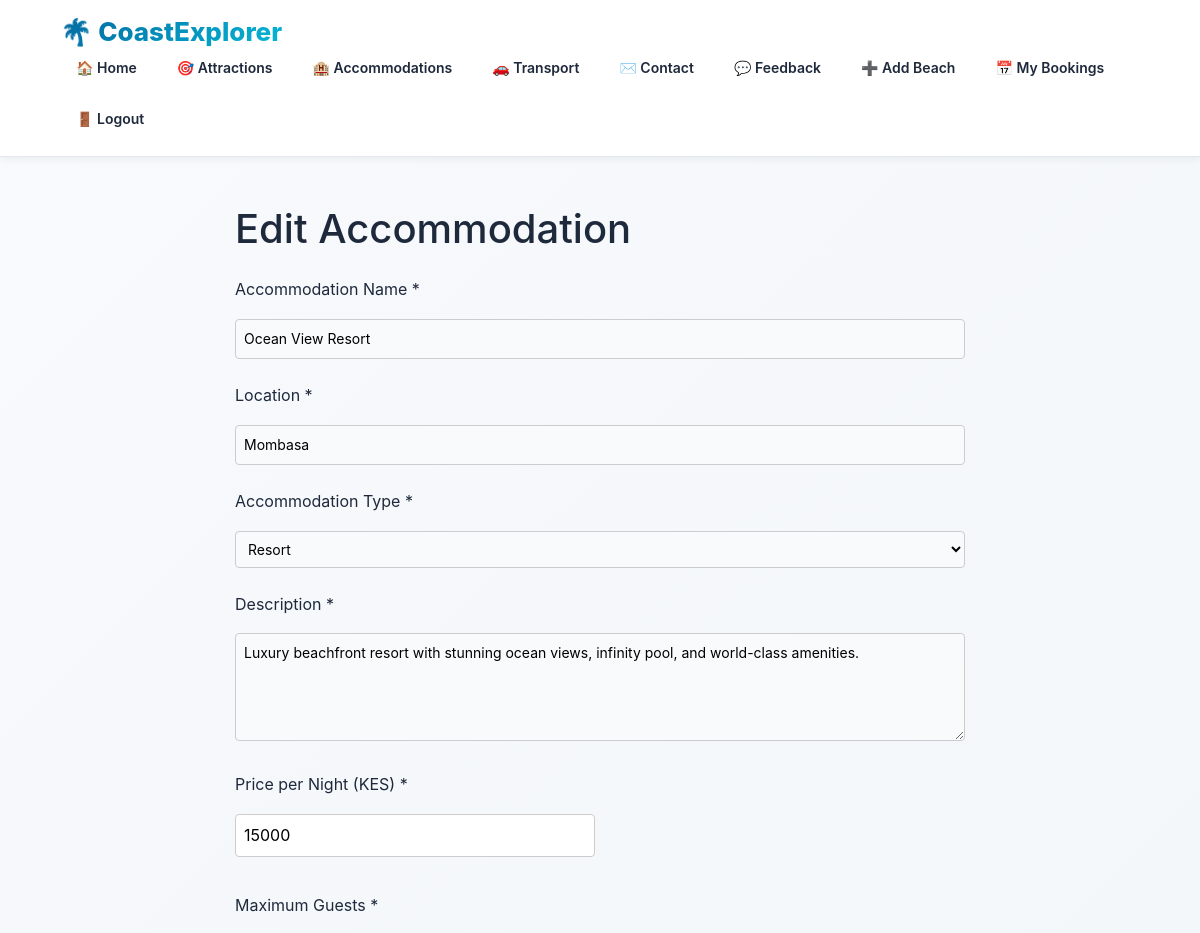
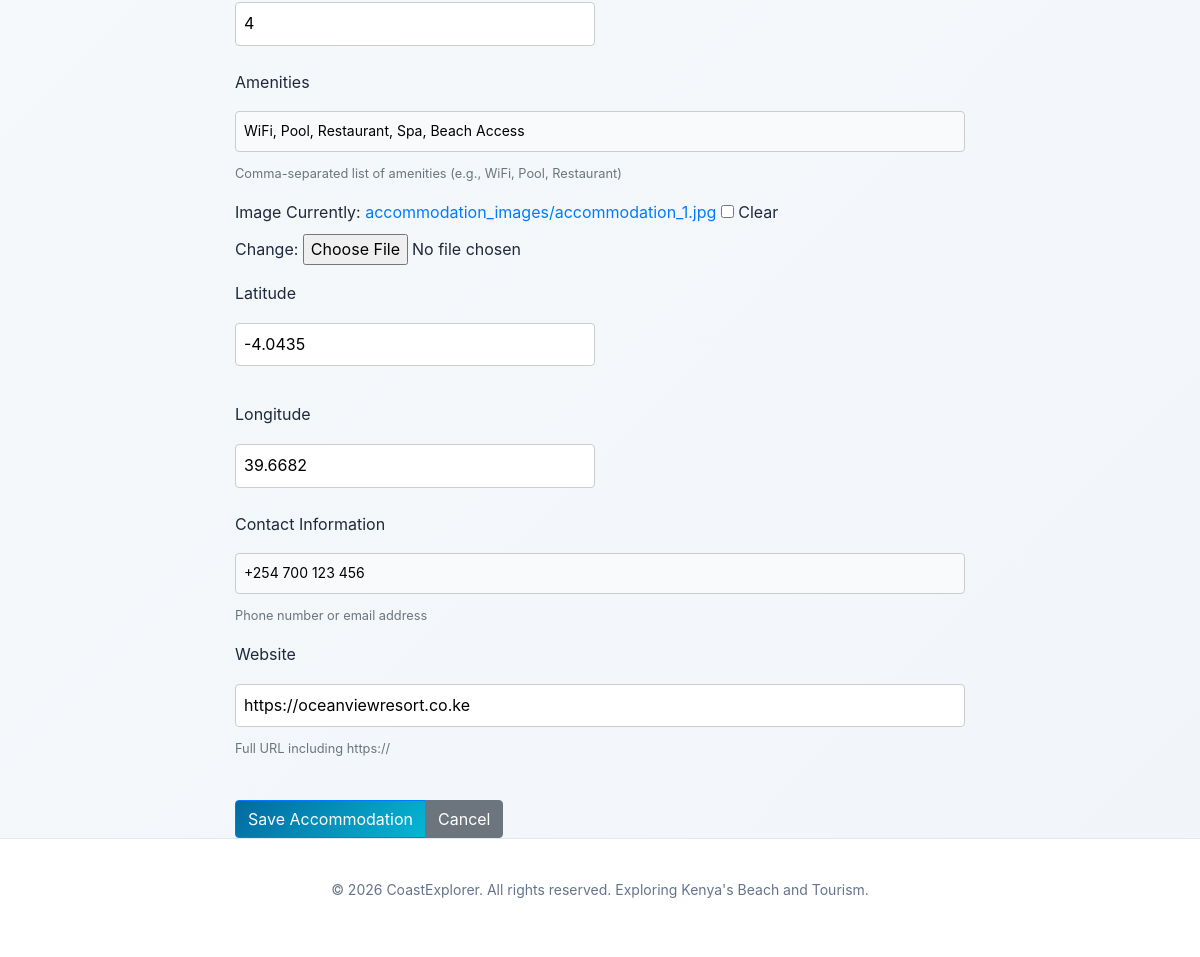
Page /accommodation/update/1/ (signed in) on the committed database (2 pictures, top to bottom).
### tourism/models.py (models this page shows, shortened)
class Accommodation(models.Model):
    ACCOMMODATION_TYPE_CHOICES = [
        ('hotel', 'Hotel'),
        ('resort', 'Resort'),
        ('guesthouse', 'Guesthouse'),
        ('apartment', 'Apartment'),
        ('villa', 'Villa'),
        ('cottage', 'Cottage'),
        ('camp', 'Camp'),
        ('other', 'Other'),
    ]
    name = models.CharField(max_length=100)
    location = models.CharField(max_length=100)
    accommodation_type = models.CharField(max_length=20, choices=ACCOMMODATION_TYPE_CHOICES)
    description = models.TextField()
    price_per_night = models.IntegerField()
    max_guests = models.IntegerField(default=2)
    amenities = models.TextField(blank=True, help_text="Comma-separated list of amenities")
    image = models.ImageField(upload_to='accommodation_images/', blank=True, null=True)
    latitude = models.FloatField(blank=True, null=True)
    longitude = models.FloatField(blank=True, null=True)
    contact_info = models.CharField(max_length=200, blank=True)
    website = models.URLField(blank=True)
    created_at = models.DateTimeField(default=timezone.now)

### tourism/views.py (the view)
# urls.py: path('accommodation/update/<int:id>/', views.update_accommodation, name='update_accommodation'),
@login_required
def update_accommodation(request, id):
    accommodation = get_object_or_404(Accommodation, id=id)
    form = AccommodationForm(request.POST or None, request.FILES or None, instance=accommodation)
    if form.is_valid():
        form.save()
        messages.success(request, 'Accommodation updated successfully.')
        return redirect('accommodation_detail', id=accommodation.id)
    return render(request, 'accommodation_form.html', {'form': form, 'title': 'Edit Accommodation'})

### tourism/forms.py
class AccommodationForm(forms.ModelForm):
    class Meta:
        model = Accommodation
        fields = [
            'name',
            'location',
            'accommodation_type',
            'description',
            'price_per_night',
            'max_guests',
            'amenities',
            'image',
            'latitude',
            'longitude',
            'contact_info',
            'website',
        ]
        widgets = {
            'description': forms.Textarea(attrs={'rows': 4}),
            'amenities': forms.TextInput(attrs={'placeholder': 'e.g., WiFi, Pool, Restaurant'}),
            'latitude': forms.NumberInput(attrs={'step': 'any'}),
            'longitude': forms.NumberInput(attrs={'step': 'any'}),
            'contact_info': forms.TextInput(attrs={'placeholder': 'Phone or email'}),
            'website': forms.URLInput(attrs={'placeholder': 'https://example.com'}),
        }

### tourism/templates/accommodation_form.html (shortened to what this page needs)
{% extends 'base.html' %}
{% block content %}
<div class="container mt-5">
    <div class="row justify-content-center">
        <div class="col-md-8">
            <h1>{{ title }}</h1>
            <form method="POST" enctype="multipart/form-data" class="mt-4">
                <div class="form-group">
                    <label for="{{ form.name.id_for_label }}">Accommodation Name *</label>
                    {{ form.name }}
                </div>
                <div class="form-group">
                    <label for="{{ form.location.id_for_label }}">Location *</label>
                    {{ form.location }}
                </div>
                <div class="form-group">
                    <label for="{{ form.accommodation_type.id_for_label }}">Accommodation Type *</label>
                    {{ form.accommodation_type }}
                </div>
                <div class="form-group">
                    <label for="{{ form.description.id_for_label }}">Description *</label>
                    {{ form.description }}
                </div>
                <div class="form-row">
                    <div class="form-group col-md-6">
                        <label for="{{ form.price_per_night.id_for_label }}">Price per Night (KES) *</label>
                        {{ form.price_per_night }}
                    </div>
                    <div class="form-group col-md-6">
                        <label for="{{ form.max_guests.id_for_label }}">Maximum Guests *</label>
                        {{ form.max_guests }}
                    </div>
                </div>
                <div class="form-group">
                    <label for="{{ form.amenities.id_for_label }}">Amenities</label>
                    {{ form.amenities }}
                    <small class="form-text text-muted">Comma-separated list of amenities (e.g., WiFi, Pool, Restaurant)</small>
                </div>
                <div class="form-group">
                    <label for="{{ form.image.id_for_label }}">Image</label>
                    {{ form.image }}
                </div>
                <div class="form-row">
                    <div class="form-group col-md-6">
                        <label for="{{ form.latitude.id_for_label }}">Latitude</label>
                        {{ form.latitude }}
                    </div>
                    <div class="form-group col-md-6">
                        <label for="{{ form.longitude.id_for_label }}">Longitude</label>
                        {{ form.longitude }}
                    </div>
                </div>
                <div class="form-group">
                    <label for="{{ form.contact_info.id_for_label }}">Contact Information</label>
                    {{ form.contact_info }}
                    <small class="form-text text-muted">Phone number or email address</small>
                </div>
                <div class="form-group">
                    <label for="{{ form.website.id_for_label }}">Website</label>
                    {{ form.website }}
                    <small class="form-text text-muted">Full URL including https://</small>
                </div>
                <div class="btn-group mt-4">
                    <button type="submit" class="btn btn-primary">Save Accommodation</button>
                    <a href="{% url 'accommodations' %}" class="btn btn-secondary">Cancel</a>
                </div>
            </form>
        </div>
    </div>
</div>
{% endblock %}

### tourism/templates/base.html (style rules this page uses)
:root { --primary-dark: #0f172a; --primary-blue: #0369a1; --accent-cyan: #06b6d4; --light-bg: #f8fafc; --white: #ffffff; --text-dark: #1e293b; --text-muted: #64748b; --border: #e2e8f0; --shadow-sm: 0 2px 8px rgba(15, 23, 42, 0.06); --shadow-md: 0 8px 20px rgba(15, 23, 42, 0.1); --shadow-lg: 0 20px 60px rgba(15, 23, 42, 0.12); }
* { margin: 0; padding: 0; box-sizing: border-box; }
html, body { scroll-behavior: smooth; }
body { background: linear-gradient(135deg, #f8fafc 0%, #f1f5f9 100%); color: var(--text-dark); font-family: -apple-system, BlinkMacSystemFont, 'Segoe UI', 'Roboto', 'Oxygen', 'Ubuntu', 'Cantarell', sans-serif; line-height: 1.6; min-height: 100vh; display: flex; flex-direction: column; }
.controls input, .controls select, input[type="text"], input[type="email"], input[type="password"], textarea, select { padding: 12px 16px; border: 1px solid var(--border); border-radius: 10px; outline: none; font-family: inherit; font-size: 14px; transition: all 0.3s ease; background: var(--light-bg); }
.form-row { display: flex; gap: 12px; }
.controls button, button { padding: 12px 24px; border: none; background: linear-gradient(135deg, var(--primary-blue) 0%, var(--accent-cyan) 100%); color: var(--white); border-radius: 10px; cursor: pointer; font-weight: 600; font-size: 14px; transition: all 0.3s ease; }

### tourism/templates/accommodation_form.html (style rules this page uses)
input[type="text"], input[type="number"], input[type="url"], select, textarea { width: 100%; padding: 0.5rem; border: 1px solid #ccc; border-radius: 0.25rem; margin-top: 0.5rem; margin-bottom: 0.5rem; }

### rows in the picture
Accommodation: name "Ocean View Resort", location "Mombasa", accommodation_type "Resort", description "Luxury beachfront resort with stunning ocean views, infinity pool, and world-class amenities.", price_per_night "15000", max_guests "4", amenities "WiFi, Pool, Restaurant, Spa, Beach Access", latitude "-4.0435", longitude "39.6682", contact_info "+254 700 123 456", website "https://oceanviewresort.co.ke"

### other values in the picture
{{ title }} "Edit Accommodation"
